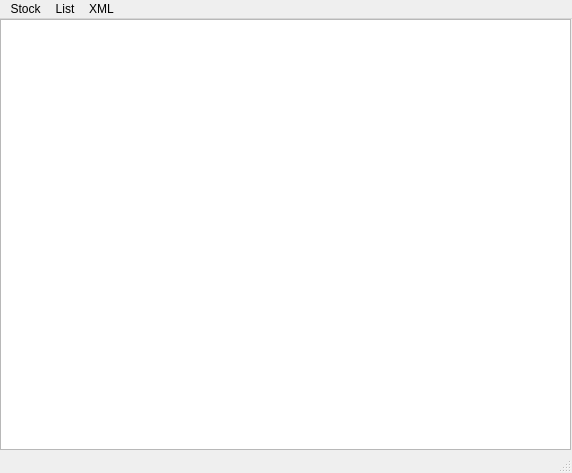
<?xml version="1.0" encoding="UTF-8"?>
<ui version="4.0">
 <class>MainWindow</class>
 <widget class="QMainWindow" name="MainWindow">
  <property name="geometry">
   <rect>
    <x>0</x>
    <y>0</y>
    <width>572</width>
    <height>473</height>
   </rect>
  </property>
  <property name="windowTitle">
   <string>MainWindow</string>
  </property>
  <widget class="QWidget" name="centralwidget">
   <widget class="QListView" name="listView">
    <property name="geometry">
     <rect>
      <x>0</x>
      <y>0</y>
      <width>571</width>
      <height>431</height>
     </rect>
    </property>
   </widget>
  </widget>
  <widget class="QMenuBar" name="menubar">
   <property name="geometry">
    <rect>
     <x>0</x>
     <y>0</y>
     <width>572</width>
     <height>21</height>
    </rect>
   </property>
   <widget class="QMenu" name="stockMenu">
    <property name="title">
     <string>Stock</string>
    </property>
    <addaction name="actionAddStockItem"/>
   </widget>
   <widget class="QMenu" name="listMenu">
    <property name="title">
     <string>List</string>
    </property>
    <addaction name="actionConfectioneryList"/>
    <addaction name="actionReadingMaterialList"/>
   </widget>
   <widget class="QMenu" name="menuXML">
    <property name="title">
     <string>XML</string>
    </property>
    <addaction name="actionWriteToXML"/>
   </widget>
   <addaction name="stockMenu"/>
   <addaction name="listMenu"/>
   <addaction name="menuXML"/>
  </widget>
  <widget class="QStatusBar" name="statusbar"/>
  <action name="actionAddStockItem">
   <property name="text">
    <string>Add Stock Item</string>
   </property>
  </action>
  <action name="actionConfectioneryList">
   <property name="text">
    <string>Confectionery List</string>
   </property>
  </action>
  <action name="actionReadingMaterialList">
   <property name="text">
    <string>Reading Material List</string>
   </property>
  </action>
  <action name="actionWriteToXML">
   <property name="text">
    <string>Write to XML</string>
   </property>
  </action>
 </widget>
 <resources/>
 <connections/>
</ui>
